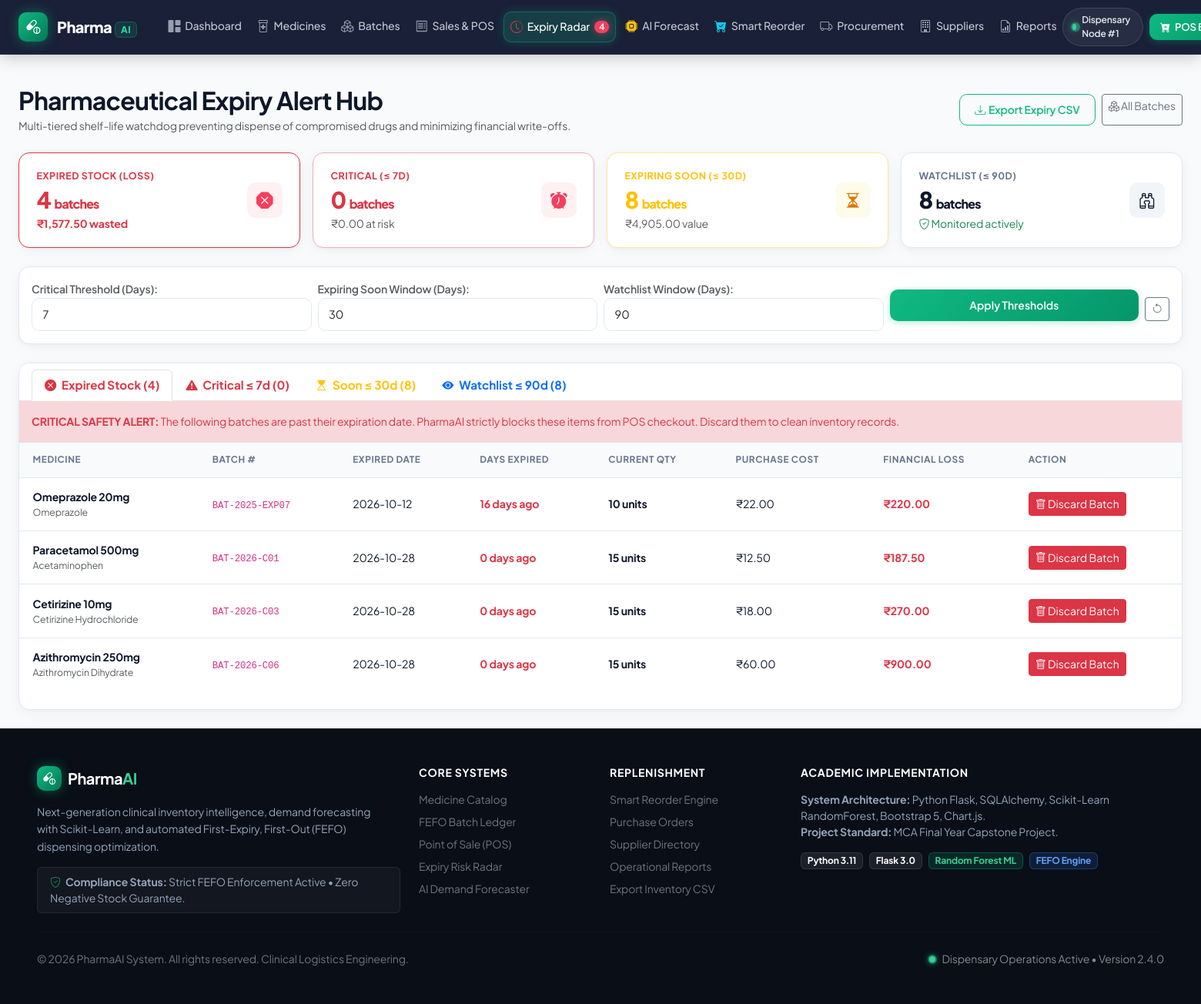
/expiry/ (signed in), run on the app's committed database.
### models/batch.py (models this page shows, shortened)
class Batch(db.Model):
    __tablename__ = "batches"
    id = db.Column(db.Integer, primary_key=True)
    medicine_id = db.Column(
        db.Integer, db.ForeignKey("medicines.id"), nullable=False, index=True
    )
    batch_number = db.Column(db.String(80), nullable=False, index=True)
    expiry_date = db.Column(db.Date, nullable=False, index=True)
    purchase_date = db.Column(db.Date, default=date.today, nullable=False)
    purchase_price = db.Column(db.Float, nullable=False, default=0.0)
    selling_price = db.Column(db.Float, nullable=False, default=0.0)
    initial_quantity = db.Column(db.Integer, nullable=False)
    current_quantity = db.Column(db.Integer, nullable=False)
    status = db.Column(
        db.String(30), nullable=False, default="Active"
    )  # 'Active', 'Expiring Soon', 'Expired', 'Depleted'
    created_at = db.Column(db.DateTime, default=datetime.utcnow, nullable=False)
    stock_movements = db.relationship("StockMovement", backref="batch", lazy="dynamic")
    sale_items = db.relationship("SaleItem", backref="batch", lazy="dynamic")
    @property
    def days_until_expiry(self) -> int:
        return (self.expiry_date - date.today()).days

### models/medicine.py (models this page shows, shortened)
class Medicine(db.Model):
    __tablename__ = "medicines"
    id = db.Column(db.Integer, primary_key=True)
    name = db.Column(db.String(150), nullable=False, index=True)
    generic_name = db.Column(db.String(150), nullable=False, index=True)
    category = db.Column(db.String(80), nullable=False, index=True)
    dosage_form = db.Column(db.String(50), nullable=False)  # Tablet, Capsule, Syrup, etc.
    strength = db.Column(db.String(50), nullable=True)  # e.g., 500mg, 10mg/5ml
    unit = db.Column(db.String(30), nullable=False, default="Strip")  # Strip, Box, Bottle, Vial
    pack_size = db.Column(
        db.Integer, nullable=False, default=10
    )  # Minimum pack bundle for ordering
    reorder_level = db.Column(
        db.Integer, nullable=False, default=50
    )  # Static baseline reorder trigger
    supplier_id = db.Column(db.Integer, db.ForeignKey("suppliers.id"), nullable=True)
    is_active = db.Column(db.Boolean, default=True, nullable=False)
    created_at = db.Column(db.DateTime, default=datetime.utcnow, nullable=False)
    updated_at = db.Column(
        db.DateTime, default=datetime.utcnow, onupdate=datetime.utcnow, nullable=False
    )
    batches = db.relationship(
        "Batch", backref="medicine", lazy="dynamic", cascade="all, delete-orphan"
    )
    daily_sales = db.relationship(
        "DailyMedicineSales", backref="medicine", lazy="dynamic", cascade="all, delete-orphan"
    )
    predictions = db.relationship(
        "DemandPrediction", backref="medicine", lazy="dynamic", cascade="all, delete-orphan"
    )
    stock_movements = db.relationship(
        "StockMovement", backref="medicine", lazy="dynamic", cascade="all, delete-orphan"
    )
    po_items = db.relationship("PurchaseOrderItem", backref="medicine", lazy="dynamic")
    sale_items = db.relationship("SaleItem", backref="medicine", lazy="dynamic")
    @property
    def usable_stock(self) -> int:
        today = date.today()
        usable_batches = [
            b for b in self.batches if b.current_quantity > 0 and b.expiry_date > today
        ]
        return sum(b.current_quantity for b in usable_batches)
    @property
    def is_low_stock(self) -> bool:
        return self.usable_stock <= self.reorder_level

### routes/expiry_routes.py (the view)
@expiry_bp.route("/")
@login_required
def index():
    critical_days = request.args.get(
        "critical_days", current_app.config.get("EXPIRY_CRITICAL_DAYS", 7), type=int
    )
    soon_days = request.args.get(
        "soon_days", current_app.config.get("EXPIRY_SOON_DAYS", 30), type=int
    )
    watch_days = request.args.get(
        "watch_days", current_app.config.get("EXPIRY_WATCH_DAYS", 90), type=int
    )
    buckets = InventoryService.get_expiry_buckets(
        critical_days=critical_days,
        soon_days=soon_days,
        watch_days=watch_days,
    )
    return render_template(
        "expiry/index.html",
        buckets=buckets,
        critical_days=critical_days,
        soon_days=soon_days,
        watch_days=watch_days,
    )

### templates/expiry/index.html (shortened to what this page needs)
{% extends "base.html" %}
{% block content %}
<div class="container-fluid px-lg-4 py-4">
  <div class="d-flex flex-column flex-md-row justify-content-between align-items-md-center gap-3 mb-4">
    <div>
      <h2 class="fw-bold text-navy mb-1">Pharmaceutical Expiry Alert Hub</h2>
      <p class="text-muted small mb-0">Multi-tiered shelf-life watchdog preventing dispense of compromised drugs and minimizing financial write-offs.</p>
    </div>
    <div class="d-flex gap-2">
      <a href="{{ url_for('reports.export_expiry_csv') }}" class="btn btn-outline-emerald btn-sm d-inline-flex align-items-center gap-1">
        <i class="bi bi-download"></i> Export Expiry CSV
      </a>
      <a href="{{ url_for('batches.index') }}" class="btn btn-outline-secondary btn-sm">
        <i class="bi bi-boxes"></i> All Batches
      </a>
    </div>
  </div>
  <div class="row g-3 mb-4">
    <div class="col-md-3 col-sm-6">
      <div class="kpi-card border-danger">
        <div>
          <div class="kpi-title text-danger">Expired Stock (Loss)</div>
          <div class="kpi-value text-danger">{{ buckets.counts.expired }} <small class="fs-6">batches</small></div>
          <div class="small text-danger fw-bold mt-1">₹{{ "{:,.2f}".format(buckets.financial_risk.expired_loss) }} wasted</div>
        </div>
        <div class="kpi-icon-box kpi-icon-red"><i class="bi bi-x-octagon-fill"></i></div>
      </div>
    </div>
    <div class="col-md-3 col-sm-6">
      <div class="kpi-card border-danger-subtle">
        <div>
          <div class="kpi-title text-danger">Critical (&le; {{ critical_days }}d)</div>
          <div class="kpi-value text-danger">{{ buckets.counts.critical }} <small class="fs-6">batches</small></div>
          <div class="small text-muted mt-1">₹{{ "{:,.2f}".format(buckets.financial_risk.critical_value) }} at risk</div>
        </div>
        <div class="kpi-icon-box kpi-icon-red"><i class="bi bi-alarm-fill"></i></div>
      </div>
    </div>
    <div class="col-md-3 col-sm-6">
      <div class="kpi-card border-warning-subtle">
        <div>
          <div class="kpi-title text-warning">Expiring Soon (&le; {{ soon_days }}d)</div>
          <div class="kpi-value text-warning">{{ buckets.counts.soon }} <small class="fs-6">batches</small></div>
          <div class="small text-muted mt-1">₹{{ "{:,.2f}".format(buckets.financial_risk.soon_value) }} value</div>
        </div>
        <div class="kpi-icon-box kpi-icon-amber"><i class="bi bi-hourglass-split"></i></div>
      </div>
    </div>
    <div class="col-md-3 col-sm-6">
      <div class="kpi-card">
        <div>
          <div class="kpi-title">Watchlist (&le; {{ watch_days }}d)</div>
          <div class="kpi-value text-navy">{{ buckets.counts.watch }} <small class="fs-6">batches</small></div>
          <div class="small text-success mt-1"><i class="bi bi-shield-check"></i> Monitored actively</div>
        </div>
        <div class="kpi-icon-box kpi-icon-navy"><i class="bi bi-binoculars"></i></div>
      </div>
    </div>
  </div>
  <div class="card-modern p-3 mb-4">
    <form method="GET" action="{{ url_for('expiry.index') }}" class="row g-2 align-items-center">
      <div class="col-md-3">
        <label class="form-label small fw-semibold text-muted mb-0">Critical Threshold (Days):</label>
        <input type="number" class="form-control form-control-sm" name="critical_days" value="{{ critical_days }}" min="1" max="30">
      </div>
      <div class="col-md-3">
        <label class="form-label small fw-semibold text-muted mb-0">Expiring Soon Window (Days):</label>
        <input type="number" class="form-control form-control-sm" name="soon_days" value="{{ soon_days }}" min="15" max="60">
      </div>
      <div class="col-md-3">
        <label class="form-label small fw-semibold text-muted mb-0">Watchlist Window (Days):</label>
        <input type="number" class="form-control form-control-sm" name="watch_days" value="{{ watch_days }}" min="60" max="180">
      </div>
      <div class="col-md-3 d-flex align-items-end gap-2">
        <button type="submit" class="btn btn-emerald btn-sm w-100">Apply Thresholds</button>
        <a href="{{ url_for('expiry.index') }}" class="btn btn-outline-secondary btn-sm" title="Reset Defaults"><i class="bi bi-arrow-counterclockwise"></i></a>
      </div>
    </form>
  </div>
  <div class="card-modern">
    <div class="card-header p-0 border-bottom-0">
      <ul class="nav nav-tabs px-3 pt-2" id="expiryTabs" role="tablist">
        <li class="nav-item" role="presentation">
          <button class="nav-link active text-danger fw-bold" id="expired-tab" data-bs-toggle="tab" data-bs-target="#expired" type="button" role="tab">
            <i class="bi bi-x-circle-fill me-1"></i> Expired Stock ({{ buckets.counts.expired }})
          </button>
        </li>
        <li class="nav-item" role="presentation">
          <button class="nav-link text-danger fw-bold" id="critical-tab" data-bs-toggle="tab" data-bs-target="#critical" type="button" role="tab">
            <i class="bi bi-exclamation-triangle-fill me-1"></i> Critical &le; {{ critical_days }}d ({{ buckets.counts.critical }})
          </button>
        </li>
        <li class="nav-item" role="presentation">
          <button class="nav-link text-warning fw-bold" id="soon-tab" data-bs-toggle="tab" data-bs-target="#soon" type="button" role="tab">
            <i class="bi bi-hourglass-top me-1"></i> Soon &le; {{ soon_days }}d ({{ buckets.counts.soon }})
          </button>
        </li>
        <li class="nav-item" role="presentation">
          <button class="nav-link text-navy fw-bold" id="watch-tab" data-bs-toggle="tab" data-bs-target="#watch" type="button" role="tab">
            <i class="bi bi-eye-fill me-1"></i> Watchlist &le; {{ watch_days }}d ({{ buckets.counts.watch }})
          </button>
        </li>
      </ul>
    </div>
    <div class="card-body p-0">
      <div class="tab-content" id="expiryTabContent">
        <div class="tab-pane fade show active" id="expired" role="tabpanel">
          {% if buckets.expired %}
            <div class="p-3 bg-danger-subtle text-danger border-bottom small">
              <strong>CRITICAL SAFETY ALERT:</strong> The following batches are past their expiration date. PharmaAI strictly blocks these items from POS checkout. Discard them to clean inventory records.
            </div>
            <div tabindex="0" role="region" aria-label="Expired Batches Table" class="table-wrapper border-0 rounded-0 shadow-none">
              <table class="table-medismart">
                <thead>
                  <tr>
                    <th>Medicine</th>
                    <th>Batch #</th>
                    <th>Expired Date</th>
                    <th>Days Expired</th>
                    <th>Current Qty</th>
                    <th>Purchase Cost</th>
                    <th>Financial Loss</th>
                    <th>Action</th>
                  </tr>
                </thead>
                <tbody>
                  {% for b in buckets.expired %}
                    <tr class="table-danger">
                      <td>
                        <strong>{{ b.medicine.name }}</strong>
                        <div class="small text-muted">{{ b.medicine.generic_name }}</div>
                      </td>
                      <td><code>{{ b.batch_number }}</code></td>
                      <td>{{ b.expiry_date.strftime('%Y-%m-%d') }}</td>
                      <td class="text-danger fw-bold">{{ b.days_until_expiry|abs }} days ago</td>
                      <td class="fw-bold">{{ b.current_quantity }} units</td>
                      <td>₹{{ "{:,.2f}".format(b.purchase_price) }}</td>
                      <td class="fw-bold text-danger">₹{{ "{:,.2f}".format(b.current_quantity * b.purchase_price) }}</td>
                      <td>
                        <form method="POST" action="{{ url_for('batches.discard', id=b.id) }}" onsubmit="return confirm('Confirm safe disposal and removal of this expired batch?');">
                          <button type="submit" class="btn btn-sm btn-danger py-1 px-2">
                            <i class="bi bi-trash"></i> Discard Batch
                          </button>
                        </form>
                      </td>
                    </tr>
                  {% endfor %}
                </tbody>
              </table>
            </div>
          {% else %}
            <div class="text-center py-5 text-muted">
              <i class="bi bi-check-circle-fill text-success fs-1 mb-2 d-block"></i>
              Great job! Zero expired stock currently in the pharmacy inventory.
            </div>
          {% endif %}
        </div>
      </div>
    </div>
  </div>
</div>
{% endblock %}

### data on the page
Batch: medicine.name "Omeprazole 20mg", medicine.generic_name "Omeprazole", batch_number "BAT-2025-EXP07", expiry_date "2026-10-12", days_until_expiry|abs "16", current_quantity "10", purchase_price "22.00", b.current_quantity*b.purchase_price "220.00"
Batch: medicine.name "Paracetamol 500mg", medicine.generic_name "Acetaminophen", batch_number "BAT-2026-C01", expiry_date "2026-10-28", days_until_expiry|abs "0", current_quantity "15", purchase_price "12.50", b.current_quantity*b.purchase_price "187.50"
Batch: medicine.name "Cetirizine 10mg", medicine.generic_name "Cetirizine Hydrochloride", batch_number "BAT-2026-C03", expiry_date "2026-10-28", days_until_expiry|abs "0", current_quantity "15", purchase_price "18.00", b.current_quantity*b.purchase_price "270.00"
Batch: medicine.name "Azithromycin 250mg", medicine.generic_name "Azithromycin Dihydrate", batch_number "BAT-2026-C06", expiry_date "2026-10-28", days_until_expiry|abs "0", current_quantity "15", purchase_price "60.00", b.current_quantity*b.purchase_price "900.00"

### other printed values
{{ critical_expiry_count }} "4"
{{ buckets.counts.expired }} "4"
{{ "{:,.2f}".format(buckets.financial_risk.expired_loss) }} "1,577.50"
{{ critical_days }} "7"
{{ buckets.counts.critical }} "0"
{{ "{:,.2f}".format(buckets.financial_risk.critical_value) }} "0.00"
{{ soon_days }} "30"
{{ buckets.counts.soon }} "8"
{{ "{:,.2f}".format(buckets.financial_risk.soon_value) }} "4,905.00"
{{ watch_days }} "90"
{{ buckets.counts.watch }} "8"
